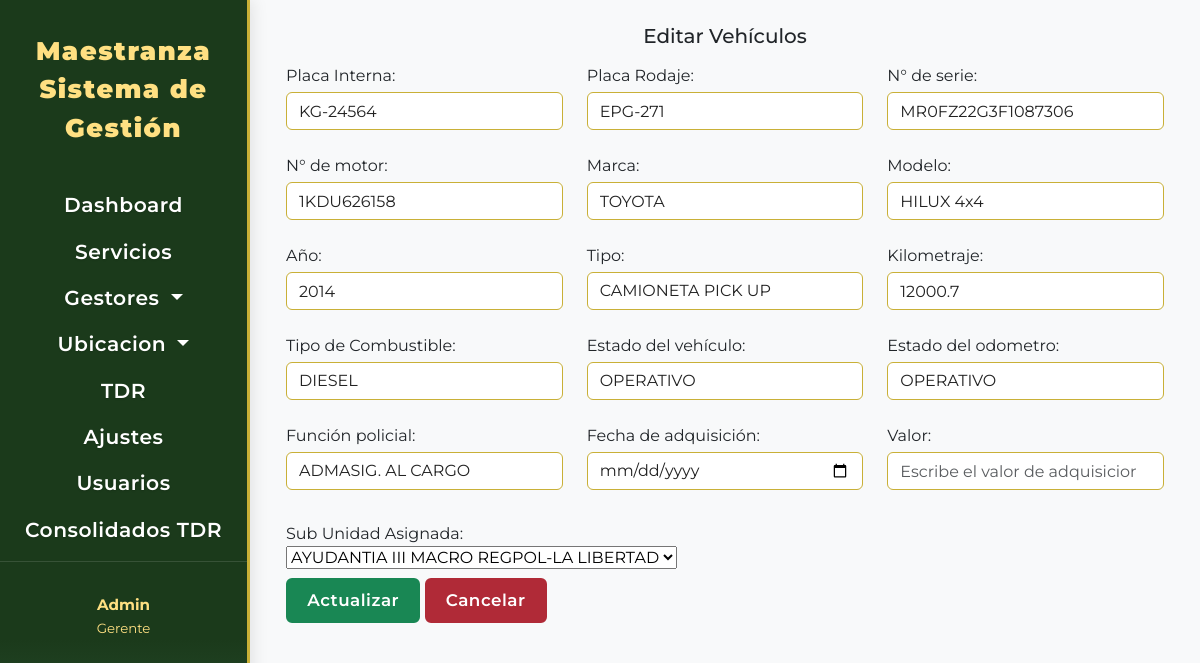
The app's page /vehiculos/editar/1/, older data.
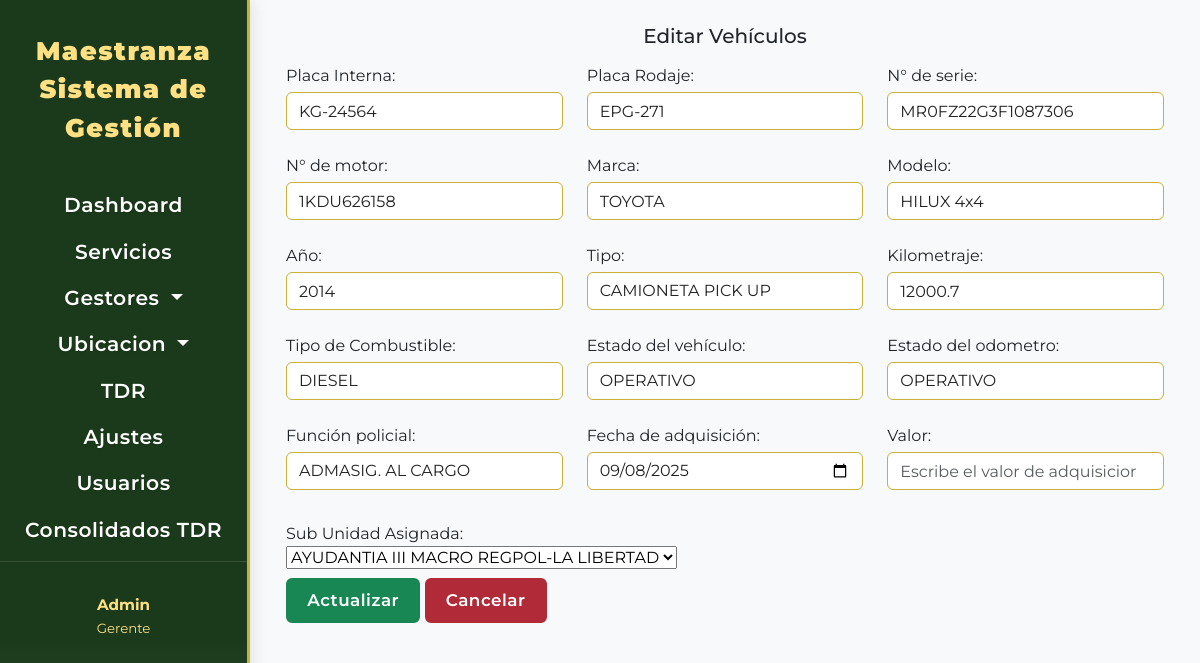
The same page, newer data.
### vehiculo/models.py (models this page shows, shortened)
class Vehiculo(models.Model):
    placa_int = models.CharField(
        max_length=8,
        unique=True,
        verbose_name="Placa Interna"
    )
    placa_rod = models.CharField(
        max_length=8,
        unique=True,
        verbose_name="Placa Rodaje"
    )
    vin = models.CharField(
        max_length= 20,
        unique=True,
        verbose_name= 'N° de serie'
    )
    num_motor = models.CharField(
        max_length= 25,
        verbose_name= 'N° de motor'
    )
    marca = models.CharField(
        max_length=50,
        verbose_name="Marca"
    )
    modelo = models.CharField(
        max_length=50,
        verbose_name="Modelo"
    )
    anio = models.PositiveIntegerField(
        verbose_name="Año"
    )
    tipo = models.CharField(
        max_length=30,
        choices=TIPOS_VEHICULO_CHOICES,
        default='Sedan',
        verbose_name='Tipo'
    )
    kilometraje = models.DecimalField(
        max_digits= 18,
        decimal_places=1,
        blank=False,
        null=False,
        verbose_name="Kilometraje"
    )
    estado_vehi = models.CharField(
        max_length=30,
        choices=ESTADOS_VEHICULO_CHOICES,
        default='OPERATIVO',
        verbose_name='Estado del vehículo'
    )
    estado_odo = models.CharField(
        max_length=30,
        choices=ESTADOS_ODOMETRO_VEHICULO_CHOICES,
        default='OPERATIVO',
        verbose_name='Estado del odometro'
    )
    fecha_adquisicion = models.DateTimeField(
        blank=True,
        null= True,
        verbose_name= 'Fecha de adquisición'
    )
    tipo_combustible = models.CharField(
        max_length=20,
        choices=TIPO_COMBUSTIBLE_CHOICES,
        default='Gasolina',
        verbose_name="Tipo de Combustible"
    )
    funcion = models.CharField(
        max_length=30,
        choices=FUNCION_VEHICULO_CHOICES,
        default='ADMINISTRATIVO',
        verbose_name='Función policial'
    )
    valor = models.DecimalField(
        max_digits= 18,
        decimal_places=2,
        blank=True,
        null=True,
        verbose_name="Valor"
    )
    subunidad = models.ForeignKey(
        SubUnidad,
        on_delete= models.CASCADE,
        verbose_name= 'Sub Unidad Asignada'
    )
    created = models.DateTimeField(
        auto_now_add=True,
        editable=True
    )
    class Meta:
        verbose_name = "Vehículo"
        verbose_name_plural = "Vehículos"
        ordering = ['created']

### vehiculo/views.py (the view)
# urls.py: path('editar/<int:id>/', views.vehiculo_gestion, name='vehiculo_editar'),
def vehiculo_gestion(request, id=None):
    vehiculos, modo, extra = modo_gestion(Vehiculo,id)
    if request.method == 'POST':
        form = VehiculoForm(request.POST, instance=vehiculos)
        if form.is_valid():
            try:
                vehiculos = form.save()
                messages.success(request, f"Vehículo {'creado' if modo == 'crear' else 'actualizado'} correctamente.")
                return redirect('vehiculo_index')
            except Exception as e:
                messages.error(request, f"Error al guardar el vehículos: {e}")
    else:
        form = VehiculoForm(instance=vehiculos)
    context = {
        'form' : form,
        'vehiculos': vehiculos,
        'modo': modo,
        'extra': extra
    }
    return render(request, 'vehiculo/gestion.html', context)

### maestranza/utils.py (called while the page is built)
def modo_gestion(modelo,id=None):
    if id:
        return get_object_or_404(modelo, id=id), 'editar', 0
    return None, 'crear', 1

### ubicacion/models.py (called while the page is built)
    def __str__(self):
        return self.nombre

### templates/vehiculo/gestion.html (shortened to what this page needs)
{% extends "components/formulario.html" %}
{% block formtit %}
{% if modo == 'editar' %}
Editar Vehículos
{% else %}
Crear Vehículos
{% endif %}
{% endblock formtit %}
{% block formulario %}
<div class="row">
    <div class="col-md-4 mb-2">
        <div>{{form.placa_int.label}}:</div>
        <div>{{form.placa_int}}</div>
    </div>
    <div class="col-md-4 mb-2">
        <div>{{form.placa_rod.label}}:</div>
        <div>{{form.placa_rod}}</div>
    </div>
    <div class="col-md-4 mb-2">
        <div>{{form.vin.label}}:</div>
        <div>{{form.vin}}</div>
    </div>
</div>
<div class="row">
    <div class="col-md-4 mb-2">
        <div>{{form.num_motor.label}}:</div>
        <div>{{form.num_motor}}</div>
    </div>
    <div class="col-md-4 mb-2">
        <div>{{form.marca.label}}:</div>
        <div>{{form.marca}}</div>
    </div>
    <div class="col-md-4 mb-2">
        <div>{{form.modelo.label}}:</div>
        <div>{{form.modelo}}</div>
    </div>
</div>
<div class="row">
    <div class="col-md-4 mb-2">
        <div>{{form.anio.label}}:</div>
        <div>{{form.anio}}</div>
    </div>
    <div class="col-md-4 mb-2">
        <div>{{form.tipo.label}}:</div>
        <div>{{form.tipo}}</div>
    </div>
    <div class="col-md-4 mb-2">
        <div>{{form.kilometraje.label}}:</div>
        <div>{{form.kilometraje}}</div>
    </div>
</div>
<div class="row">
    <div class="col-md-4 mb-2">
        <div>{{form.tipo_combustible.label}}:</div>
        <div>{{form.tipo_combustible}}</div>
    </div>
    <div class="col-md-4 mb-2">
        <div>{{form.estado_vehi.label}}:</div>
        <div>{{form.estado_vehi}}</div>
    </div>
    <div class="col-md-4 mb-2">
        <div>{{form.estado_odo.label}}:</div>
        <div>{{form.estado_odo}}</div>
    </div>
</div>
<div class="row">
    <div class="col-md-4 mb-2">
        <div>{{form.funcion.label}}:</div>
        <div>{{form.funcion}}</div>
    </div>
    <div class="col-md-4 mb-2">
        <div>{{form.fecha_adquisicion.label}}:</div>
        <div>{{form.fecha_adquisicion}}</div>
    </div>
    <div class="col-md-4 mb-2">
        <div>{{form.valor.label}}:</div>
        <div>{{form.valor}}</div>
    </div>
</div>
<div class="row">
    <div class="col-md-12 mb-2">
        <div>{{form.subunidad.label}}:</div>
        <div>{{form.subunidad}}</div>
    </div>
</div>
<button class="btn btn-success" type="submit">
    {% if modo == 'editar' %}Actualizar{% else %}Guardar{% endif %}
</button>
<a class="btn btn-danger" href="{% url 'vehiculo_index'%}">Cancelar</a>
{% endblock formulario %}

Row changes from the older to the newer data that the page shows:
changed Vehiculo "KG-24564": fecha_adquisicion (not shown) → "09/08/2025"
